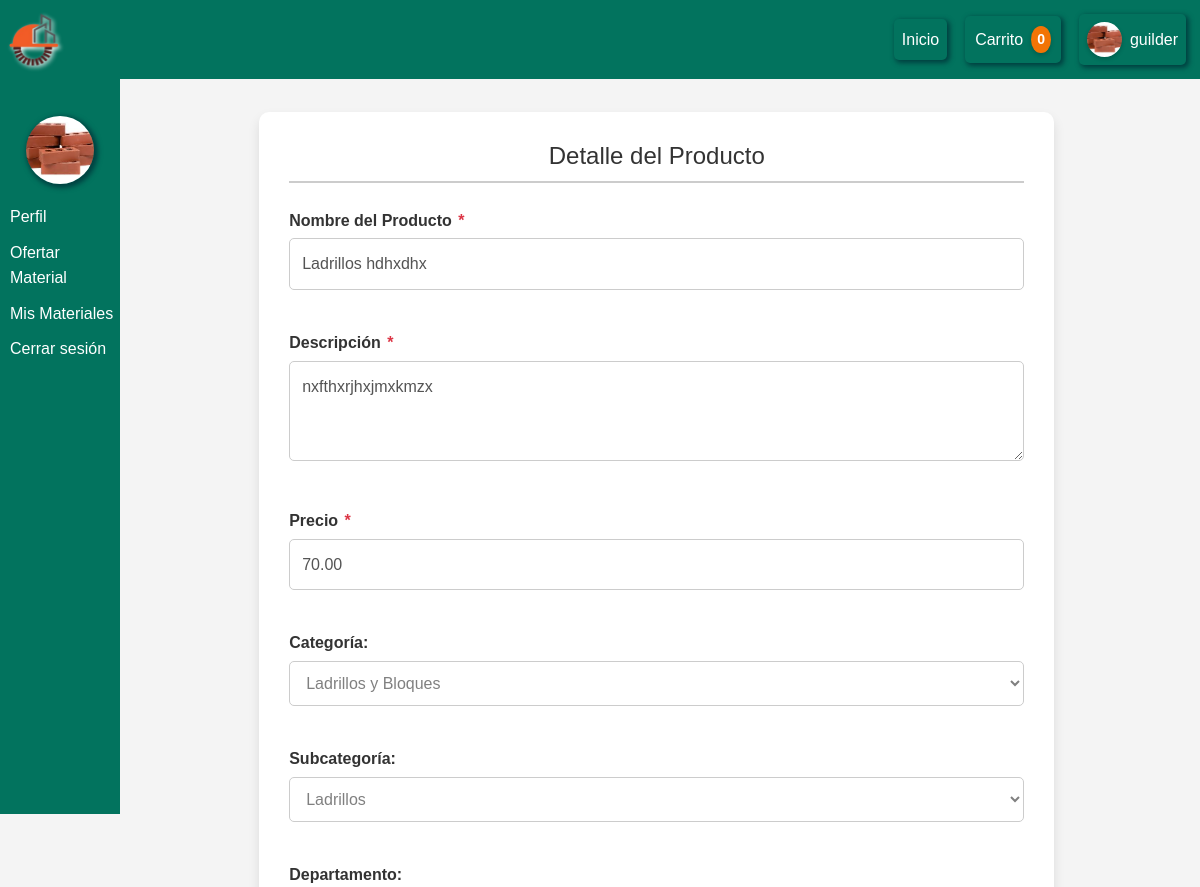
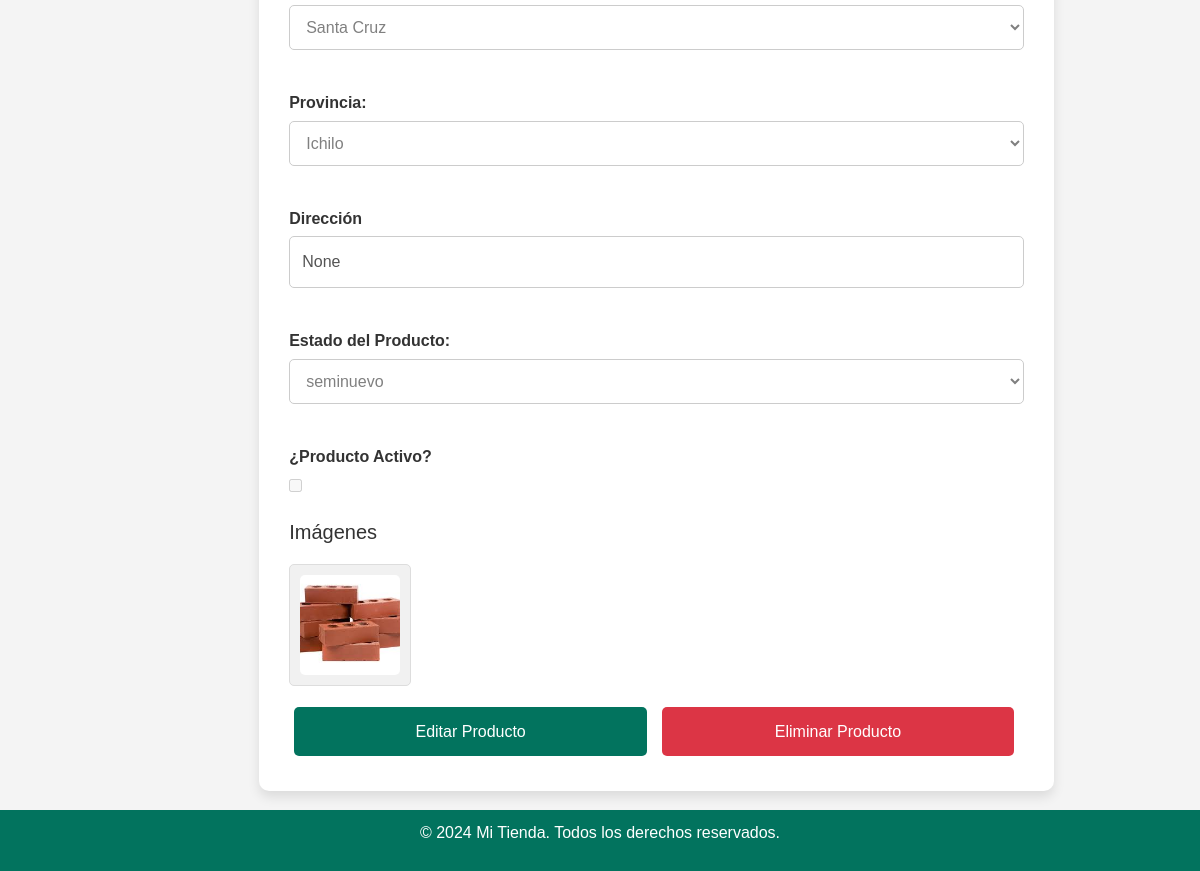
/producto/31/ (signed in), run on the app's committed database (2 pictures, top to bottom).
### sitioWeb/models.py (models this page shows, shortened)
class Usuario(models.Model):
    idUsuario = models.AutoField(primary_key=True,null= False ,blank=False)  # Identificador único del usuario
    nombre = models.CharField(max_length=100,null= False ,blank=False)  # Nombre del usuario
    contraseña = models.CharField(max_length=100,null= False ,blank=False,default='00000000')  # Contraseña del usuario
    correo = models.EmailField(unique=True,null= False ,blank=False,)  # Correo único
    celular = models.CharField(max_length=15, null=True, blank=True)  # Campo nuevo para celular
    foto = models.ImageField(upload_to='fotos/', blank=True, null=True)  # Foto de perfil
    fecha_creacion = models.DateTimeField(auto_now_add=True)  # Fecha y hora de creación
    estadoUsuario = models.BooleanField(default=True)  # Estado del usuario (habilitado o no)
    billetera = models.DecimalField(max_digits=10, decimal_places=2, default=0)  # Saldo de la billetera, por defecto 0
    class Meta:
        db_table = "Usuarios"
        verbose_name = "Usuario"
        verbose_name_plural = "Usuarios"

class Producto(models.Model):
    nombre = models.CharField(max_length=100 ,null= False ,blank=False)  # Nombre del producto
    descripcion = models.TextField(blank=True, null=True)  # Descripción del producto
    precio = models.DecimalField(max_digits=10, decimal_places=2,null= True ,blank=True)  # Precio del producto
    usuario = models.ForeignKey(Usuario, on_delete=models.CASCADE,null= True ,blank=True)  # Relación con el usuario
    subcategoria = models.ForeignKey(subCategoria, on_delete=models.CASCADE,null= True ,blank=True)  # Relación con la categoría
    provincia = models.ForeignKey(Provincia, on_delete=models.CASCADE, null=True, blank=True)  # Relación con la provincia
    estado = models.ForeignKey(EstadoDelProducto, on_delete=models.CASCADE, null=True, blank=True)  # Relación con el estado del producto
    fecha_creacion = models.DateTimeField(auto_now_add=True)  # Fecha y hora de creación del producto
    estado_producto = models.BooleanField(default=True,null=True, blank=True)  # Estado del producto (activo o inactivo)
    direccion = models.CharField(max_length=255, null=True, blank=True)  # Nueva dirección
    class Meta:
        db_table = "Productos"
        verbose_name = "Producto"
        verbose_name_plural = "Productos"

class Categoria(models.Model):
    nombre = models.CharField(max_length=100, null=False, blank=False)
    class Meta:
        db_table = "Categorias"
        verbose_name = "Categoria"
        verbose_name_plural = "Categorias"

class subCategoria(models.Model):
    nombre = models.CharField(max_length=100,null= False ,blank=False)  # Nombre de la categoría (Madera, Ladrillo, etc.)
    categoria = models.ForeignKey(Categoria, on_delete=models.CASCADE, related_name="subcategorias",null=False)
    class Meta:
        db_table = "subCategorias"
        verbose_name = "subCategoria"
        verbose_name_plural = "subCategorias"

class Departamento(models.Model):
    nombre = models.CharField(max_length=100,null= False ,blank=False)  # Nombre del departamento
    class Meta:
        db_table = "Departamentos"
        verbose_name = "Departamento"
        verbose_name_plural = "Departamentos"

class Provincia(models.Model):
    nombre = models.CharField(max_length=100)  # Nombre de la provincia
    departamento = models.ForeignKey(Departamento, on_delete=models.CASCADE, related_name='provincias')  # Relación con el departamento
    class Meta:
        db_table = "Provincias"
        verbose_name = "Provincia"
        verbose_name_plural = "Provincias"

class EstadoDelProducto(models.Model):
    estado = models.CharField(max_length=100)  # Estado del producto (nuevo, viejo, usado, seminuevo)
    class Meta:
        db_table = "EstadosDelProducto"
        verbose_name = "Estado del Producto"
        verbose_name_plural = "Estados del Producto"

class Imagenes(models.Model):
    ruta = models.ImageField(upload_to='productos/')  # Ruta o archivo de la imagen
    producto = models.ForeignKey(Producto, on_delete=models.CASCADE, related_name='imagenes',null= True ,blank=True)  # Relación con el producto
    class Meta:
        db_table = "ProductImages"
        verbose_name = "Imagen del Producto"
        verbose_name_plural = "Imágenes del Producto"

### sitioWeb/views.py (the view, shortened to what this page needs)
# urls.py: path('producto/<int:producto_id>/', detalle_producto, name='detalle_producto'),
def detalle_producto(request, producto_id):
    user_id = request.session.get('user_id')
    if not user_id:
        return redirect('login')
    user = get_object_or_404(Usuario, idUsuario=user_id)
    producto = get_object_or_404(Producto, id=producto_id)
    if producto.usuario_id != user_id:  # Asumiendo que Producto tiene un campo usuario que es una ForeignKey a Usuario
        messages.error(request, "No tienes permiso para editar este material.")
        return redirect('mis_materiales')  # Redirige a una página segura
    carritos = CarritoProducto.objects.filter(usuario=user_id,producto__estado_producto=True)
    cantidad_carrito = carritos.count()
    categorias = Categoria.objects.all()  # Traer todas las categorías
    subcategorias = subCategoria.objects.filter(categoria=producto.subcategoria.categoria)  # Subcategorías de la categoría del producto
    departamentos = Departamento.objects.all()  # Todos los departamentos
    provincias = Provincia.objects.filter(departamento=producto.provincia.departamento)  # Provincias del departamento del producto
    estados = EstadoDelProducto.objects.all()  # Todos los estados de los productos
    return render(request, 'detalle_producto.html', {
        'user': user,
        'is_profile_page': True,
        'carritos': carritos,
        'producto': producto,
        'categorias': categorias,
        'subcategorias': subcategorias,
        'departamentos': departamentos,
        'provincias': provincias,
        'estados': estados,
        'cantidad_carrito': cantidad_carrito,
    })

### sitioWeb/templates/detalle_producto.html (shortened to what this page needs)
{% extends 'base.html' %}
{% load static %}
{% block contenidos %}
    <div id="detalle-producto-container">
        <h2>Detalle del Producto</h2>
        <form method="POST" enctype="multipart/form-data" id="producto-formulario">
            <div class="form-groupp">
                <label for="nombre-producto">Nombre del Producto <span class="text-rojo">*</span></label>
                <input class="form-controll" type="text" id="nombre-producto" name="nombre" value="{{ producto.nombre }}" required disabled
                       minlength="3" maxlength="50" placeholder="Ingresa el nombre del producto"
                       onkeypress="return /^[a-zA-Z\s]*$/.test(event.key)">
            </div>
            <div class="form-groupp">
                <label for="descripcion-producto">Descripción <span class="text-rojo">*</span></label>
                <textarea class="form-controll" id="descripcion-producto" name="descripcion" required disabled
                          minlength="15" maxlength="200" placeholder="Añade una descripción...">{{ producto.descripcion }}</textarea>
            </div>
            <div class="form-groupp">
                <label for="precio-producto">Precio <span class="text-rojo">*</span></label>
                <input class="form-controll" type="number" step="0.01" id="precio-producto" name="precio" value="{{ producto.precio }}"
                       required disabled min="1" placeholder="Precio Total (Bs)"
                       onkeypress="return (event.charCode >= 48 && event.charCode <= 57)">
            </div>
            <label for="categoria-producto">Categoría:</label>
            <select id="categoria-producto" name="categoria" disabled>
                {% for categoria in categorias %}
                    <option value="{{ categoria.id }}" {% if producto.subcategoria.categoria.id == categoria.id %}selected{% endif %}>
                        {{ categoria.nombre }}
                    </option>
                {% endfor %}
            </select>
            <label for="subcategoria-producto">Subcategoría:</label>
            <select id="subcategoria-producto" name="subcategoria" disabled>
                {% for subcategoria in subcategorias %}
                    {% if subcategoria.categoria.id == producto.subcategoria.categoria.id %}
                        <option value="{{ subcategoria.id }}" {% if producto.subcategoria.id == subcategoria.id %}selected{% endif %}>
                            {{ subcategoria.nombre }}
                        </option>
                    {% endif %}
                {% endfor %}
            </select>
            <label for="departamento-producto">Departamento:</label>
            <select id="departamento-producto" name="departamento" disabled>
                {% for departamento in departamentos %}
                    <option value="{{ departamento.id }}" {% if producto.provincia.departamento.id == departamento.id %}selected{% endif %}>
                        {{ departamento.nombre }}
                    </option>
                {% endfor %}
            </select>
            <label for="provincia-producto">Provincia:</label>
            <select id="provincia-producto" name="provincia" disabled>
                {% for provincia in provincias %}
                    {% if provincia.departamento.id == producto.provincia.departamento.id %}
                        <option value="{{ provincia.id }}" {% if producto.provincia.id == provincia.id %}selected{% endif %}>
                            {{ provincia.nombre }}
                        </option>
                    {% endif %}
                {% endfor %}
            </select>
            <div class="form-groupp">
                <label for="direccion-producto">Dirección</label>
                <input class="form-controll" type="text" id="direccion-producto" name="direccion"
                       value="{{ producto.direccion }}" disabled placeholder="Ingresa la dirección">
            </div>
            <label for="estado-producto">Estado del Producto:</label>
            <select id="estado-producto" name="estado" disabled>
                {% for estado in estados %}
                    <option value="{{ estado.id }}" {% if producto.estado.id == estado.id %}selected{% endif %}>
                        {{ estado.estado }}
                    </option>
                {% endfor %}
            </select>
            <label for="estado-producto-activo">¿Producto Activo?</label>
            <input type="checkbox" id="estado-producto-activo" title="Si lo desactivas tu publicación no se mostrara" name="estado_producto" {% if producto.estado_producto %}checked{% endif %} disabled>
            <div id="imagenes-producto">
                <div id="imagenes-titulo">
                    <h3>Imágenes</h3>
                </div>
                <ul>
                    {% for imagen in producto.imagenes.all %}
                        <li>
                            <img src="{{ imagen.ruta.url }}" alt="Imagen de {{ producto.nombre }}" width="100">
                        </li>
                    {% endfor %}
                </ul>
            </div>
        </form>
        <div id="producto-formulario-buttons">
            <button id="editar-producto">Editar Producto</button>
            <button id="eliminar-producto" data-url="{% url 'eliminar_producto' producto.id %}">Eliminar Producto</button>
        </div>
    </div>
    {% include 'barraPerfil.html' %}
{% endblock %}

### sitioWeb/templates/barraNavegacion.html (shortened to what this page needs)
{% load static %}
<nav class="navbar">
    <div class="logo">
        <a href="{% url 'base' %}">
            <img src="{% static 'LogoIS_Oficial.png' %}" alt="Logo" class="logo-img">
        </a>
    </div>
    <div class="nav-links" id="navLinks">
        <a href="{% url 'base' %}" class="nav-link">Inicio</a>
         <div class="dropdown">
            <button class="dropbtn">Carrito <span id="carrito-contador">{{ cantidad_carrito }}</span></button>
        </div>
                {% if request.session.user_id %}
                <a href="{% url 'perfil' %}" class="nav-link">
                    {% if user.foto %}
                        <img src="{{ user.foto.url }}" alt="Foto de perfil" class="profile-img">
                    {% else %}
                        <img src="{% static 'default-profile.png' %}" alt="Foto de perfil" class="profile-img">
                    {% endif %}
                    {{ user.nombre }}
                </a>
                {% else %}
                    <a href="#" class="nav-link" id="loginBtn">
                        <img src="{% static 'default-profile.png' %}" alt="Perfil" class="profile-img">
                        Iniciar Sesión
                    </a>
                {% endif %}
    </div>
</nav>

### sitioWeb/templates/barraPerfil.html
<div class="menu-perfil">
    <img id="previewed" src="{% if user.foto %}{{ user.foto.url }}{% else %}https://via.placeholder.com/150{% endif %}" alt="Foto de Perfil">
    <ul class="lista-perfil">
        <li><a href="{% url 'perfil' %}">Perfil</a></li>
        <li><a href="{% url 'ofertar' %}" class="ofertarMa"> Ofertar Material</a></li>
        <li><a href="{% url 'mis_materiales' %}">Mis Materiales</a></li>
        <li><a href="{% url 'logout' %}" id= "cerrarSesionPerfil" class="logoutS">Cerrar sesión</a></li>
    </ul>
</div>

### data on the page
Usuario: foto (picture), nombre "guilder"
Producto: nombre "Ladrillos hdhxdhx", descripcion "nxfthxrjhxjmxkmzx", precio "70.00", categoria "Ladrillos y Bloques", subcategoria "Ladrillos", departamento "Santa Cruz", provincia "Ichilo", direccion "None", estado "seminuevo"
Imagenes: ruta (picture)

### other printed values
{{ cantidad_carrito }} "0"
